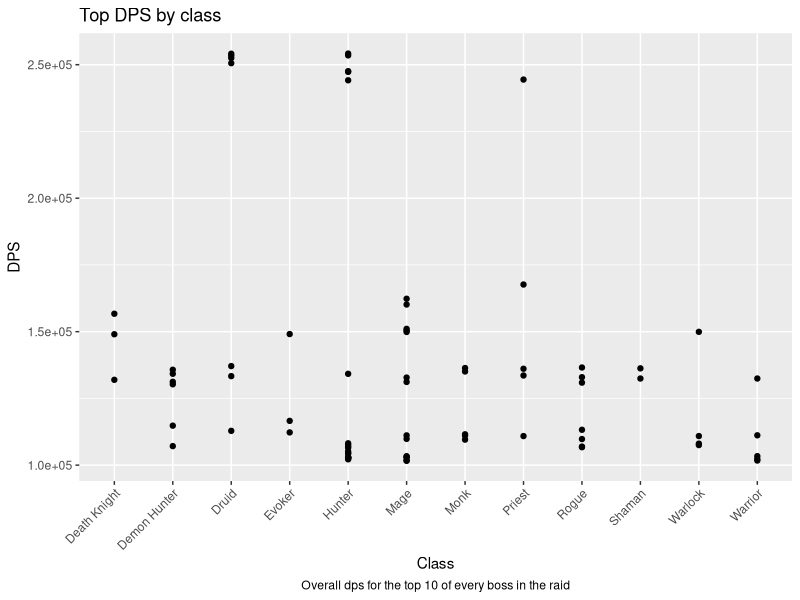
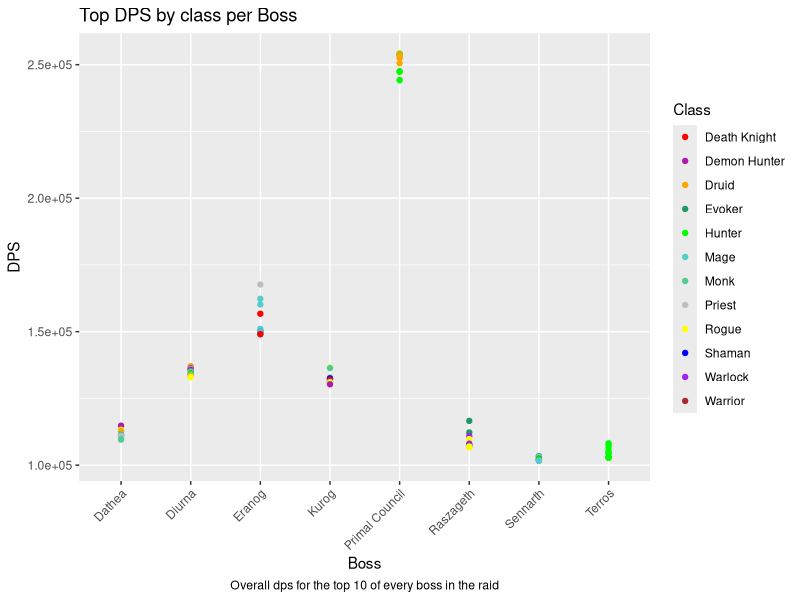
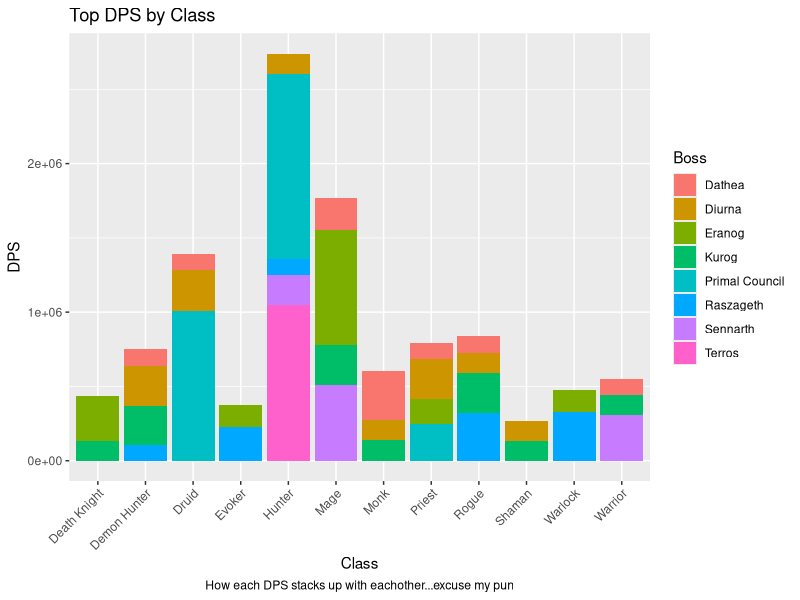
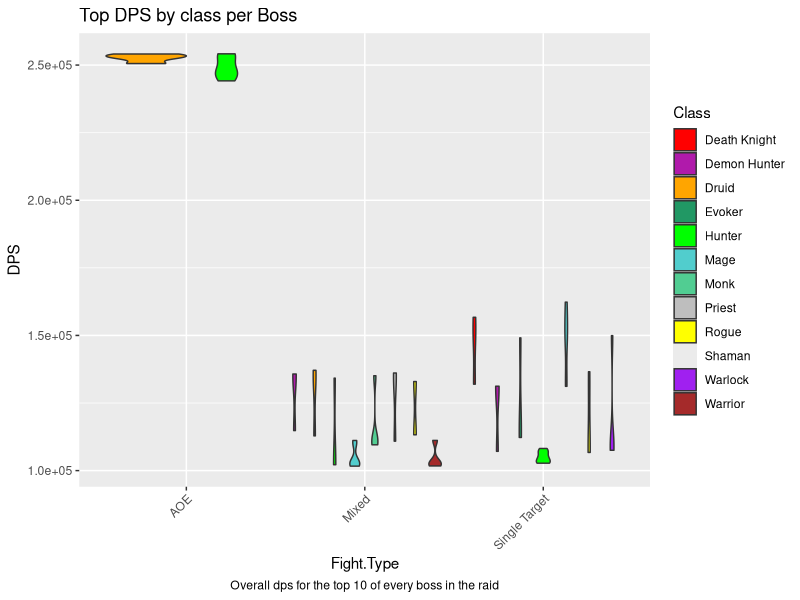

R code for these plots, in order:
## ---- chunk 1
library(tidyverse)
library(dplyr)
library(ggplot2)
library(readxl)

DPSsheet<-read.csv("DataVizMidterm - Sheet1.csv")
## ---- chunk 2
library(scales)

ggplot(DPSsheet, aes(x=Class, y=DPS)) +
  geom_point() +
  labs(title = "Top DPS by class", caption = "Overall dps for the top 10 of every boss in the raid") +
  theme(plot.caption = element_text(hjust = .5)) +
  theme(axis.text.x = element_text(angle = 45, hjust = 1)) +
  scale_y_continuous(labels = scientific_format())
## ---- chunk 3
DPSsheet$Class <- factor(DPSsheet$Class)

ggplot(DPSsheet, aes(x=Boss, y=DPS, color = Class)) +
  geom_point()+
  labs(title = "Top DPS by class per Boss", caption = "Overall dps for the top 10 of every boss in the raid") +
  theme(plot.caption = element_text(hjust = .5)) +
  theme(axis.text.x = element_text(angle = 45, hjust = 1)) +
  scale_y_continuous(labels = scientific_format())+
  scale_color_manual(values = c("red", "#B01AAB", "orange", "#219864", "green", "#51CDCD", "#51CD92", "grey", "yellow", "blue", "purple", "brown"), drop = FALSE)
## ---- chunk 4
ggplot(DPSsheet, aes(x = Class, y=DPS, fill = Boss))+
  geom_col(position = "stack")+
  labs(title = "Top DPS by Class", caption = "How each DPS stacks up with eachother...excuse my pun") +
  theme(axis.text.x = element_text(angle = 45, hjust = 1))+
  theme(plot.caption = element_text(hjust = .5))

## ---- chunk 5
ggplot(DPSsheet, aes(x=Fight.Type, y=DPS, fill = Class)) +
  geom_violin()+
  labs(title = "Top DPS by class per Boss", caption = "Overall dps for the top 10 of every boss in the raid") +
  theme(plot.caption = element_text(hjust = .5)) +
  theme(axis.text.x = element_text(angle = 45, hjust = 1)) +
  scale_y_continuous(labels = scientific_format())+
  scale_fill_manual(values = c("red", "#B01AAB", "orange", "#219864", "green", "#51CDCD", "#51CD92", "grey", "yellow", "blue", "purple", "brown"), drop = FALSE)
